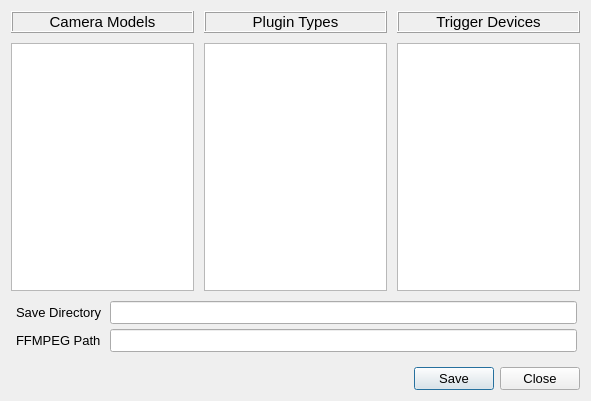
<?xml version="1.0" encoding="UTF-8"?>
<ui version="4.0">
 <class>StartMenu</class>
 <widget class="QDialog" name="StartMenu">
  <property name="windowModality">
   <enum>Qt::NonModal</enum>
  </property>
  <property name="geometry">
   <rect>
    <x>0</x>
    <y>0</y>
    <width>591</width>
    <height>401</height>
   </rect>
  </property>
  <property name="font">
   <font>
    <pointsize>10</pointsize>
   </font>
  </property>
  <property name="windowTitle">
   <string>Start Menu</string>
  </property>
  <layout class="QVBoxLayout" name="verticalLayout" stretch="5,1,1">
   <property name="spacing">
    <number>10</number>
   </property>
   <item>
    <layout class="QHBoxLayout" name="listWidgetMenu">
     <item>
      <layout class="QVBoxLayout" name="camModelLayout">
       <item>
        <widget class="QLabel" name="camModelLabel">
         <property name="font">
          <font>
           <family>Arial</family>
           <pointsize>11</pointsize>
          </font>
         </property>
         <property name="frameShape">
          <enum>QFrame::Box</enum>
         </property>
         <property name="frameShadow">
          <enum>QFrame::Raised</enum>
         </property>
         <property name="text">
          <string>Camera Models</string>
         </property>
         <property name="alignment">
          <set>Qt::AlignCenter</set>
         </property>
        </widget>
       </item>
       <item>
        <widget class="QListWidget" name="camera_models"/>
       </item>
      </layout>
     </item>
     <item>
      <layout class="QVBoxLayout" name="pluginTypeLayout">
       <item>
        <widget class="QLabel" name="pluginTypeLabel">
         <property name="font">
          <font>
           <family>Arial</family>
           <pointsize>11</pointsize>
          </font>
         </property>
         <property name="frameShape">
          <enum>QFrame::Box</enum>
         </property>
         <property name="frameShadow">
          <enum>QFrame::Raised</enum>
         </property>
         <property name="text">
          <string>Plugin Types</string>
         </property>
         <property name="alignment">
          <set>Qt::AlignCenter</set>
         </property>
        </widget>
       </item>
       <item>
        <widget class="QListWidget" name="plugin_types"/>
       </item>
      </layout>
     </item>
     <item>
      <layout class="QVBoxLayout" name="triggerLayout">
       <item>
        <widget class="QLabel" name="triggerLabel">
         <property name="font">
          <font>
           <pointsize>11</pointsize>
          </font>
         </property>
         <property name="frameShape">
          <enum>QFrame::Box</enum>
         </property>
         <property name="frameShadow">
          <enum>QFrame::Raised</enum>
         </property>
         <property name="text">
          <string>Trigger Devices</string>
         </property>
         <property name="alignment">
          <set>Qt::AlignCenter</set>
         </property>
        </widget>
       </item>
       <item>
        <widget class="QListWidget" name="trigger_devices"/>
       </item>
      </layout>
     </item>
    </layout>
   </item>
   <item>
    <layout class="QFormLayout" name="lineEditMenu">
     <property name="horizontalSpacing">
      <number>8</number>
     </property>
     <property name="verticalSpacing">
      <number>5</number>
     </property>
     <property name="leftMargin">
      <number>5</number>
     </property>
     <property name="rightMargin">
      <number>3</number>
     </property>
     <item row="2" column="0">
      <widget class="QLabel" name="ffmpegPathLabel">
       <property name="font">
        <font>
         <pointsize>10</pointsize>
        </font>
       </property>
       <property name="text">
        <string>FFMPEG Path</string>
       </property>
      </widget>
     </item>
     <item row="2" column="1">
      <widget class="QLineEdit" name="ffmpeg_path"/>
     </item>
     <item row="1" column="0">
      <widget class="QLabel" name="saveDirectoryLabel">
       <property name="font">
        <font>
         <pointsize>10</pointsize>
        </font>
       </property>
       <property name="text">
        <string>Save Directory</string>
       </property>
      </widget>
     </item>
     <item row="1" column="1">
      <widget class="QLineEdit" name="save_directory"/>
     </item>
    </layout>
   </item>
   <item>
    <widget class="QDialogButtonBox" name="buttonBox">
     <property name="orientation">
      <enum>Qt::Horizontal</enum>
     </property>
     <property name="standardButtons">
      <set>QDialogButtonBox::Close|QDialogButtonBox::Save</set>
     </property>
     <property name="centerButtons">
      <bool>false</bool>
     </property>
    </widget>
   </item>
  </layout>
 </widget>
 <resources/>
 <connections>
  <connection>
   <sender>buttonBox</sender>
   <signal>accepted()</signal>
   <receiver>StartMenu</receiver>
   <slot>accept()</slot>
   <hints>
    <hint type="sourcelabel">
     <x>248</x>
     <y>254</y>
    </hint>
    <hint type="destinationlabel">
     <x>157</x>
     <y>274</y>
    </hint>
   </hints>
  </connection>
  <connection>
   <sender>buttonBox</sender>
   <signal>rejected()</signal>
   <receiver>StartMenu</receiver>
   <slot>reject()</slot>
   <hints>
    <hint type="sourcelabel">
     <x>316</x>
     <y>260</y>
    </hint>
    <hint type="destinationlabel">
     <x>286</x>
     <y>274</y>
    </hint>
   </hints>
  </connection>
 </connections>
</ui>
